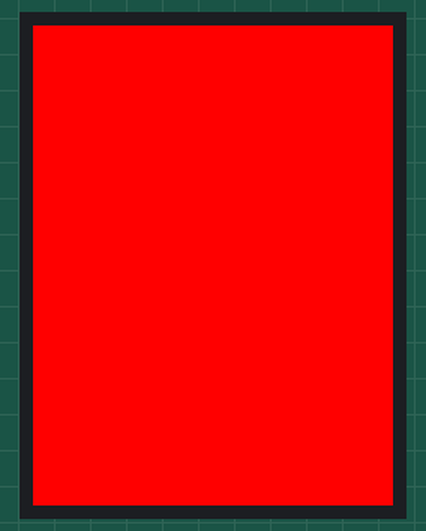
This sketch was run on a simulated Arduino Uno, built with avr-gcc and run on an emulated ATmega328P. Parts: 240×320 colour display. What the sketch prints to the serial monitor is not drawn.

Above: at 6.1 s.
At 6.7 s:
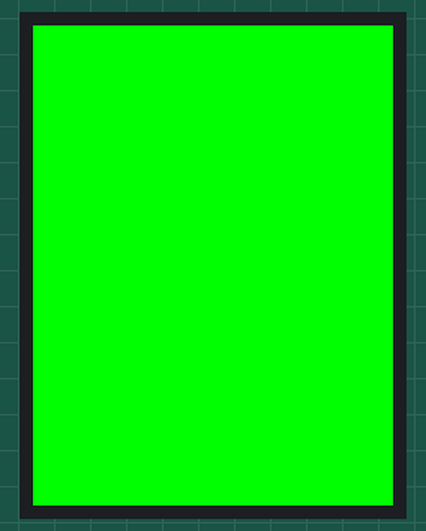
At 7.3 s:
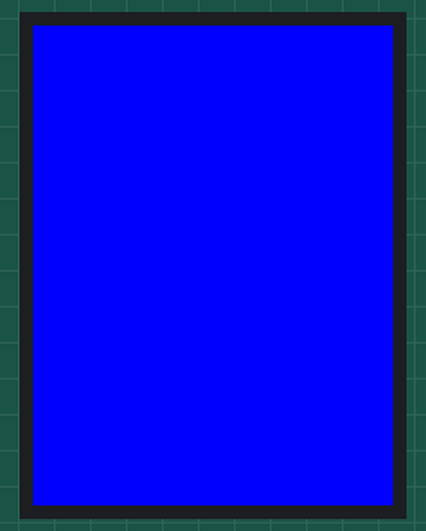

Measured:
- by itself, everything shown: repeats every 1.7 s, in 3 steps
- what the display in image 0 shows lasts 0.6 s, from 6.1 s to 6.7 s

The sketch:

test_tft_mcufriend.ino
```cpp
/*
 * TFT Display Auto-Detection using MCUFRIEND_kbv
 * This will identify the actual controller chip in your display
 */

#include <Adafruit_GFX.h>
#include <MCUFRIEND_kbv.h>

MCUFRIEND_kbv tft;

void setup() {
  Serial.begin(9600);
  Serial.println("=================================");
  Serial.println("TFT Display Auto-Detection");
  Serial.println("=================================");
  Serial.println();

  Serial.println("Reading display ID...");

  uint16_t identifier = tft.readID();

  Serial.print("Display ID: 0x");
  Serial.println(identifier, HEX);
  Serial.println();

  // Identify the controller
  Serial.println("Controller identification:");
  switch (identifier) {
    case 0x9341:
      Serial.println("  -> ILI9341");
      break;
    case 0x9486:
      Serial.println("  -> ILI9486");
      break;
    case 0x9481:
      Serial.println("  -> ILI9481");
      break;
    case 0x7575:
      Serial.println("  -> HX8347-G");
      break;
    case 0x7783:
      Serial.println("  -> ST7781");
      break;
    case 0x8357:
      Serial.println("  -> HX8357D");
      break;
    case 0x9595:
      Serial.println("  -> HX8347-A");
      break;
    case 0x9488:
      Serial.println("  -> ILI9488");
      break;
    default:
      Serial.print("  -> Unknown (0x");
      Serial.print(identifier, HEX);
      Serial.println(")");
      Serial.println("  -> MCUFRIEND will try anyway");
      break;
  }

  Serial.println();
  Serial.println("Initializing display with detected ID...");

  tft.begin(identifier);

  Serial.println("Display initialized!");
  Serial.print("Width: ");
  Serial.println(tft.width());
  Serial.print("Height: ");
  Serial.println(tft.height());
  Serial.println();

  Serial.println("Testing color fills...");
  Serial.println("Watch your screen!");
  Serial.println();

  // Test colors
  Serial.println("RED");
  tft.fillScreen(0xF800);  // Red
  delay(1000);

  Serial.println("GREEN");
  tft.fillScreen(0x07E0);  // Green
  delay(1000);

  Serial.println("BLUE");
  tft.fillScreen(0x001F);  // Blue
  delay(1000);

  Serial.println("WHITE");
  tft.fillScreen(0xFFFF);  // White
  delay(1000);

  Serial.println("BLACK");
  tft.fillScreen(0x0000);  // Black
  delay(1000);

  // Draw text
  Serial.println("Drawing text...");
  tft.fillScreen(0x0000);
  tft.setTextColor(0x07E0);  // Green text
  tft.setTextSize(3);
  tft.setCursor(20, 100);
  tft.println("SUCCESS!");
  tft.setTextSize(2);
  tft.setCursor(20, 150);
  tft.println("Display works!");

  Serial.println();
  Serial.println("=================================");
  Serial.println("TEST COMPLETE!");
  Serial.println("=================================");
  Serial.println();
  Serial.println("If you see colors and text:");
  Serial.println("  Your display is working!");
  Serial.println("  Note the Display ID above.");
  Serial.println();
  Serial.println("If nothing appears:");
  Serial.println("  Double-check wiring:");
  Serial.println("  - Pin 11 (MOSI)");
  Serial.println("  - Pin 13 (SCK)");
  Serial.println("  - Pin 10 (CS)");
  Serial.println("  - Pin 8 (DC/RS)");
  Serial.println("  - Pin 9 (RST)");
}

void loop() {
  // Cycle through colors
  tft.fillScreen(0xF800);  // Red
  delay(500);
  tft.fillScreen(0x07E0);  // Green
  delay(500);
  tft.fillScreen(0x001F);  // Blue
  delay(500);
}
```
